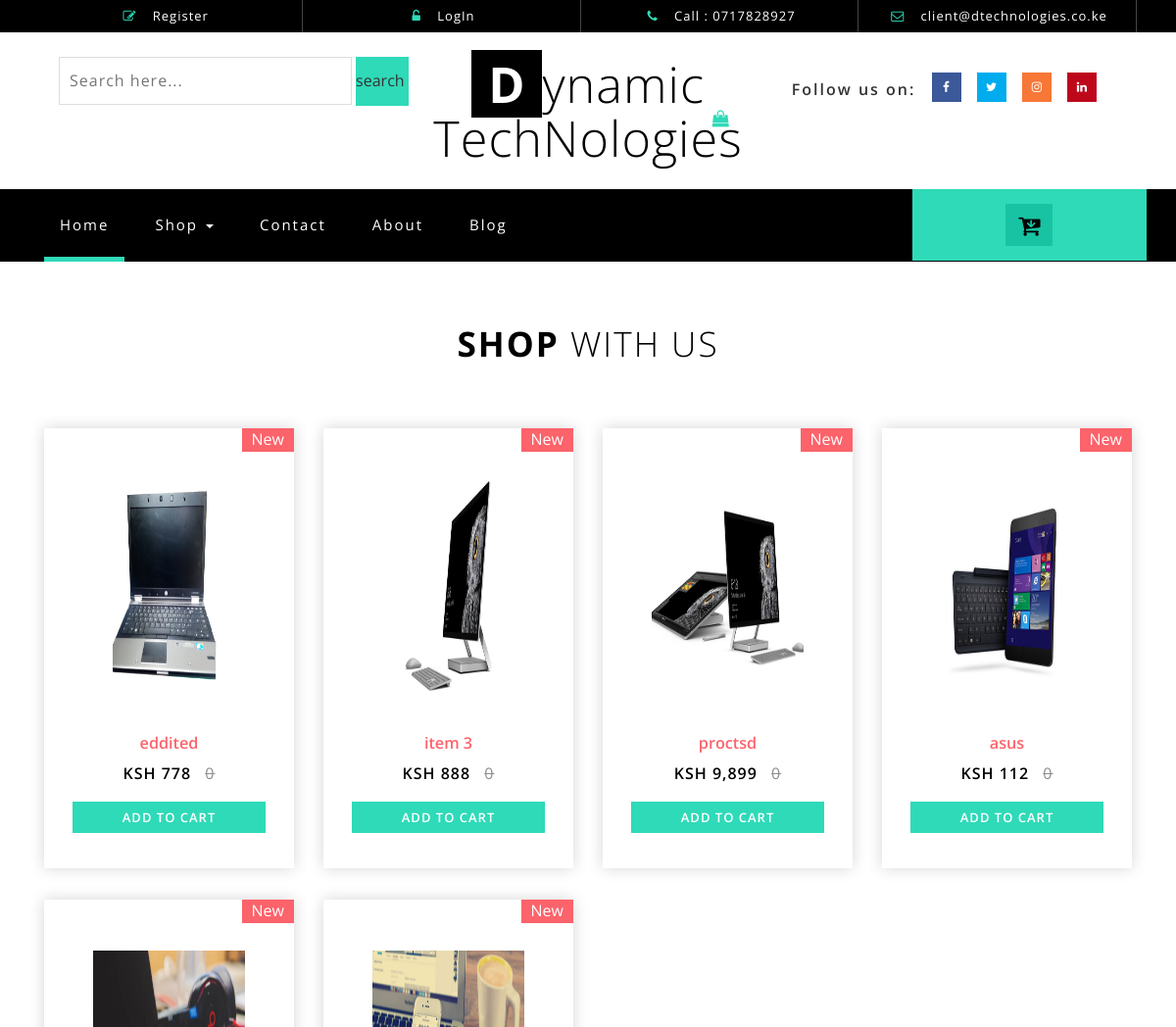
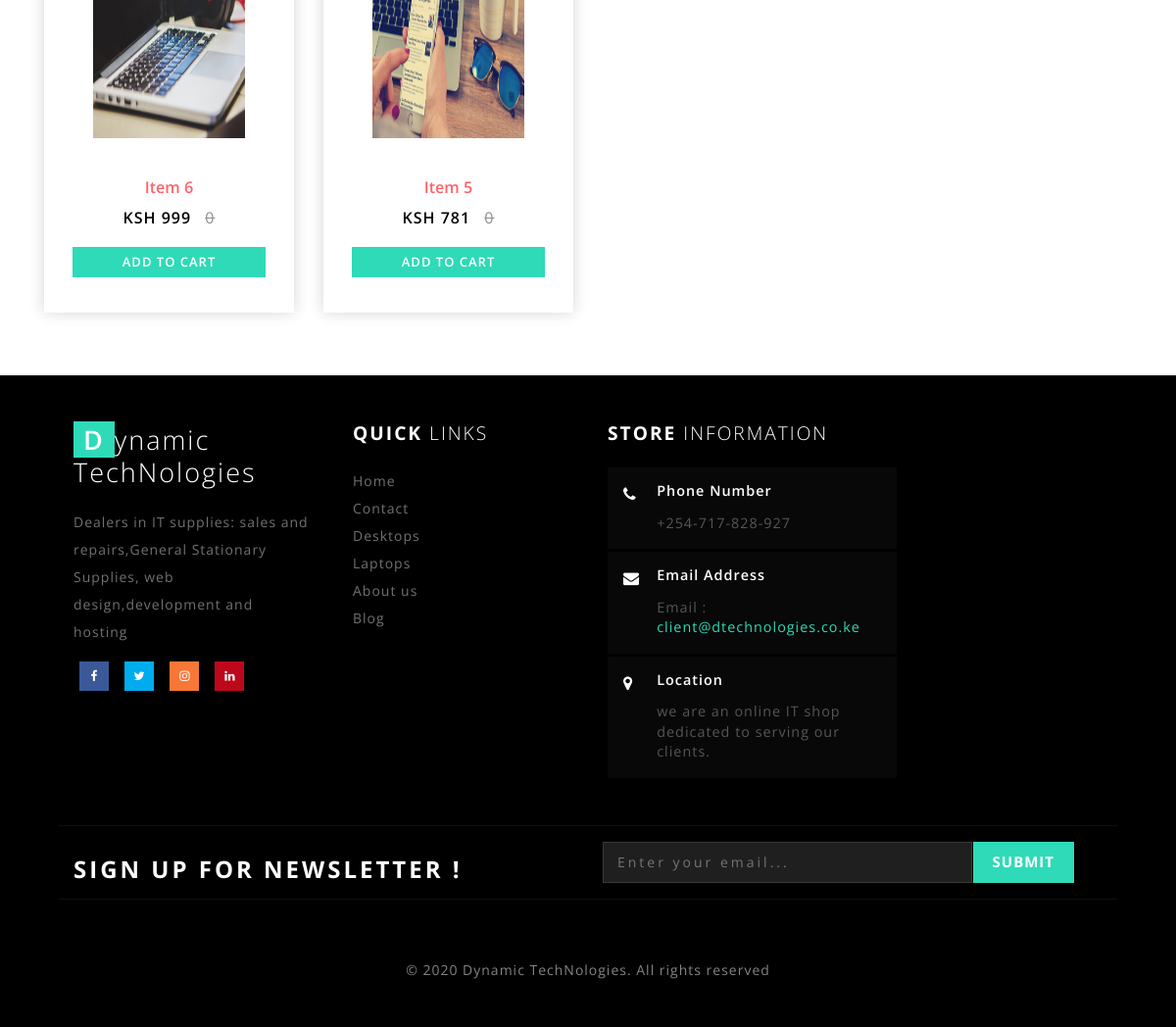
The page /laptops/ on the database its author committed (2 pictures, top to bottom).
### shop/models.py (models this page shows, shortened)
class shop(models.Model):
    image1 =models.ImageField(upload_to='image51862926581',help_text="width >=255px,heigth >=291px")
    image2 =models.ImageField(upload_to='image51862926581',help_text="width >=255px,heigth >=291px: this field can be blank",blank=True,null=True)
    name = models.CharField(max_length=150)
    condition = models.CharField(max_length=100,choices=state,default="New")
    category = models.CharField(max_length=120, choices= groups)
    description = models.TextField()
    slug = models.SlugField(max_length=150,unique=True)
    price = models.IntegerField()
    instock = models.BooleanField(default=True)
    pricebefore = models.IntegerField(default=0)
    datepost = models.DateTimeField(default=datetime.now, blank=True)
    shopviews = models.IntegerField(default=0)
    class Meta:
        ordering = ['-datepost']

### shop/views.py (the view)
# urls.py: path('laptops/',views.laptops,name ='laptops'),
def laptops(request):
    title = "Laptops |cheap laptops|New laptops ex uk laptops"
    allitems = shop.objects.filter(category='laptops')
    return render(request,'product.html',{"allitems":allitems,"title":title})

### template/product.html (shortened to what this page needs)
{% extends 'index.html' %}
{% load static %}
{% load humanize %}
	{% block content %}
{% if allitems %}
	<div class="new_arrivals_agile_w3ls_info">
		<div class="container">
		    <h3 class="wthree_text_info">Shop <span>With Us</span></h3>
				<div id="horizontalTab">
						<div class="tab4">
						{% for item in allitems %}
							    <div class="col-md-3 product-men">
								<div class="men-pro-item simpleCart_shelfItem">
									<div class="men-thumb-item">
										<img src="{{item.image1.url}}" alt="{{item.name}}" class="pro-image-front" title="{{item.name}}">
											<span class="product-new-top">{{item.condition}}</span>
									</div>
									<div class="item-info-product ">
										<h4><a href="{% url 'item_detail' category=item.category slug=item.slug %}">{{item.name}}</a></h4>
										<div class="info-product-price">
											<span class="item_price">KSH {{item.price|intcomma}}</span>
											<del>{{item.pricebefore}}</del>
										</div>
										<div class="snipcart-details top_brand_home_details item_add single-item hvr-outline-out button2">
															<form action="#" method="post">
																<fieldset>
																	<input type="submit" name="submit" value="Add to cart" class="button" />
																</fieldset>
															</form>
														</div>
									</div>
								</div>
							</div>
							{% endfor %}
							<div class="clearfix"></div>
						</div>
					</div>
				</div>
			</div>
		{% endif %}
{% endblock content %}

### static/css/easy-responsive-tabs.css (style rules this page uses)
body { margin: 0px; padding: 0px; }

### rows shown on the page
shop: image1 (picture), condition "New", name "eddited", price "778", pricebefore "0"
shop: image1 (picture), condition "New", name "item 3", price "888", pricebefore "0"
shop: image1 (picture), condition "New", name "proctsd", price "9,899", pricebefore "0"
shop: image1 (picture), condition "New", name "asus", price "112", pricebefore "0"
shop: image1 (picture), condition "New", name "Item 6", price "999", pricebefore "0"
shop: image1 (picture), condition "New", name "Item 5", price "781", pricebefore "0"
